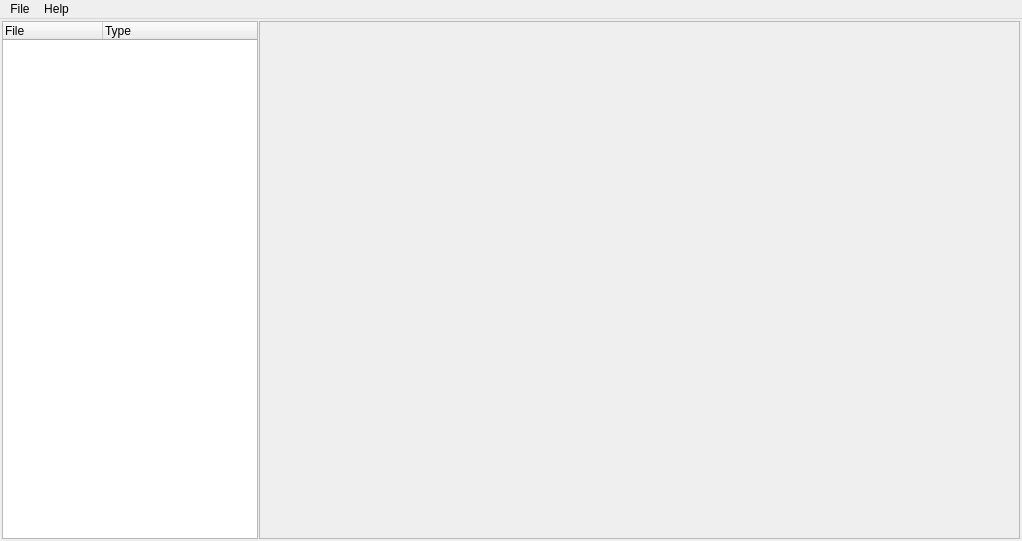
<?xml version="1.0" encoding="UTF-8"?>
<ui version="4.0">
 <class>MainWindow</class>
 <widget class="QMainWindow" name="MainWindow">
  <property name="enabled">
   <bool>true</bool>
  </property>
  <property name="geometry">
   <rect>
    <x>0</x>
    <y>0</y>
    <width>1022</width>
    <height>541</height>
   </rect>
  </property>
  <property name="sizePolicy">
   <sizepolicy hsizetype="Preferred" vsizetype="Preferred">
    <horstretch>0</horstretch>
    <verstretch>0</verstretch>
   </sizepolicy>
  </property>
  <property name="windowTitle">
   <string>MainWindow</string>
  </property>
  <widget class="QWidget" name="centralwidget">
   <layout class="QVBoxLayout" name="verticalLayout">
    <property name="spacing">
     <number>1</number>
    </property>
    <property name="leftMargin">
     <number>1</number>
    </property>
    <property name="topMargin">
     <number>1</number>
    </property>
    <property name="rightMargin">
     <number>1</number>
    </property>
    <property name="bottomMargin">
     <number>1</number>
    </property>
    <item>
     <widget class="QWidget" name="widget" native="true">
      <layout class="QHBoxLayout" name="horizontalLayout">
       <property name="spacing">
        <number>1</number>
       </property>
       <property name="leftMargin">
        <number>1</number>
       </property>
       <property name="topMargin">
        <number>1</number>
       </property>
       <property name="rightMargin">
        <number>1</number>
       </property>
       <property name="bottomMargin">
        <number>1</number>
       </property>
       <item>
        <widget class="QTreeWidget" name="treeWidget">
         <property name="sizePolicy">
          <sizepolicy hsizetype="Minimum" vsizetype="Expanding">
           <horstretch>0</horstretch>
           <verstretch>0</verstretch>
          </sizepolicy>
         </property>
         <column>
          <property name="text">
           <string>File</string>
          </property>
         </column>
         <column>
          <property name="text">
           <string>Type</string>
          </property>
         </column>
        </widget>
       </item>
       <item>
        <widget class="QScrollArea" name="scrollArea_2">
         <property name="widgetResizable">
          <bool>true</bool>
         </property>
         <widget class="QWidget" name="scrollAreaWidgetContents_2">
          <property name="geometry">
           <rect>
            <x>0</x>
            <y>0</y>
            <width>759</width>
            <height>513</height>
           </rect>
          </property>
         </widget>
        </widget>
       </item>
      </layout>
     </widget>
    </item>
   </layout>
  </widget>
  <widget class="QMenuBar" name="menuBar">
   <property name="geometry">
    <rect>
     <x>0</x>
     <y>0</y>
     <width>1022</width>
     <height>22</height>
    </rect>
   </property>
   <widget class="QMenu" name="menuFile">
    <property name="title">
     <string>File</string>
    </property>
    <widget class="QMenu" name="menuExport">
     <property name="title">
      <string>Export</string>
     </property>
     <addaction name="actionNeXuS"/>
     <addaction name="actionUSID"/>
    </widget>
    <addaction name="actionOpen_2"/>
    <addaction name="actionOpen_many"/>
    <addaction name="menuExport"/>
    <addaction name="actionClose"/>
   </widget>
   <widget class="QMenu" name="menuHelp">
    <property name="title">
     <string>Help</string>
    </property>
    <addaction name="actionAbout"/>
   </widget>
   <addaction name="menuFile"/>
   <addaction name="menuHelp"/>
  </widget>
  <action name="actionOpen_2">
   <property name="text">
    <string>Open</string>
   </property>
  </action>
  <action name="actionOpen_many">
   <property name="text">
    <string>Open many</string>
   </property>
  </action>
  <action name="actionNeXuS">
   <property name="text">
    <string>NeXuS</string>
   </property>
  </action>
  <action name="actionAbout">
   <property name="text">
    <string>About</string>
   </property>
  </action>
  <action name="actionUSID">
   <property name="text">
    <string>USID</string>
   </property>
  </action>
  <action name="actionClose">
   <property name="text">
    <string>Close</string>
   </property>
  </action>
 </widget>
 <resources/>
 <connections/>
</ui>
